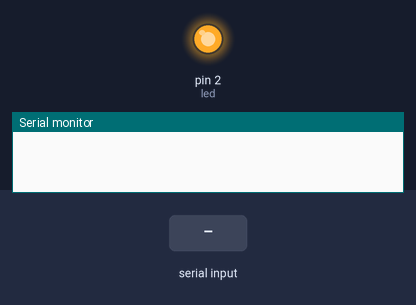
A sketch run on a simulated Arduino Uno, built with avr-gcc and run on an emulated ATmega328P. Shown: output pins drawn as LEDs (lit = HIGH), the last lines printed to the serial monitor. The test bench sets the inputs (shaded band).

Above: at 1.2 s.
1.3 s: "1" received over the second serial link
At 2.5 s:
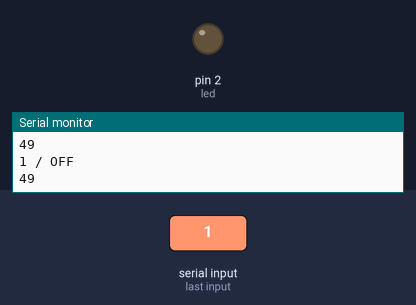
2.8 s: "0" received over the second serial link
At 3.8 s:
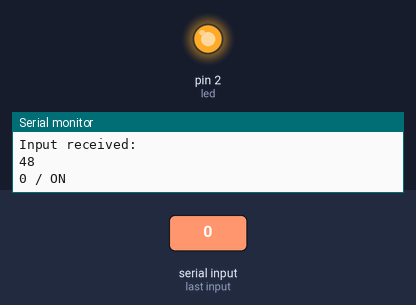
Timing chart, 0 to 5.8 s (numbered marks = the images above; inputs shaded):
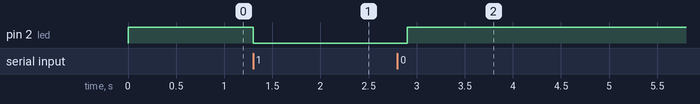

Measured:
- after the input at 1.3 s, pin 2 (led): HIGH → LOW at once
- after the input at 2.8 s, pin 2 (led): LOW → HIGH after 0.10 s

The sketch:

BluetoothDriver.ino
```cpp
#include <SoftwareSerial.h>
int led = 2;
bool lightIsOn = true;
SoftwareSerial Bluetooth(7, 8);
void setup() {
  Serial.begin(9600);
  Bluetooth.begin(9600);
  pinMode(led, OUTPUT);
}
void loop() {
  if (lightIsOn == true) {
      digitalWrite(led, HIGH);
  }
  else {
      digitalWrite(led, LOW);

    }
  int command;

  if (Bluetooth.available()) {
    command = Bluetooth.read();
    Serial.println("Input received:");
    Serial.println(command);
    if (command == 48)
    {
      // A non-zero input will turn on the LED
      Serial.println("0 / ON");
//      digitalWrite(led, HIGH);
        lightIsOn = true;
        delay (100);
       //  Serial.println(lightIsOn);
    }

    else if (command == 49)
    {
      // A zero value input will turn off the LED
      Serial.println("1 / OFF");
      Serial.println(command);
      digitalWrite(led, LOW);
      lightIsOn = false;
      delay (100);
      // Serial.println(lightIsOn);
    }


  }
}
```
